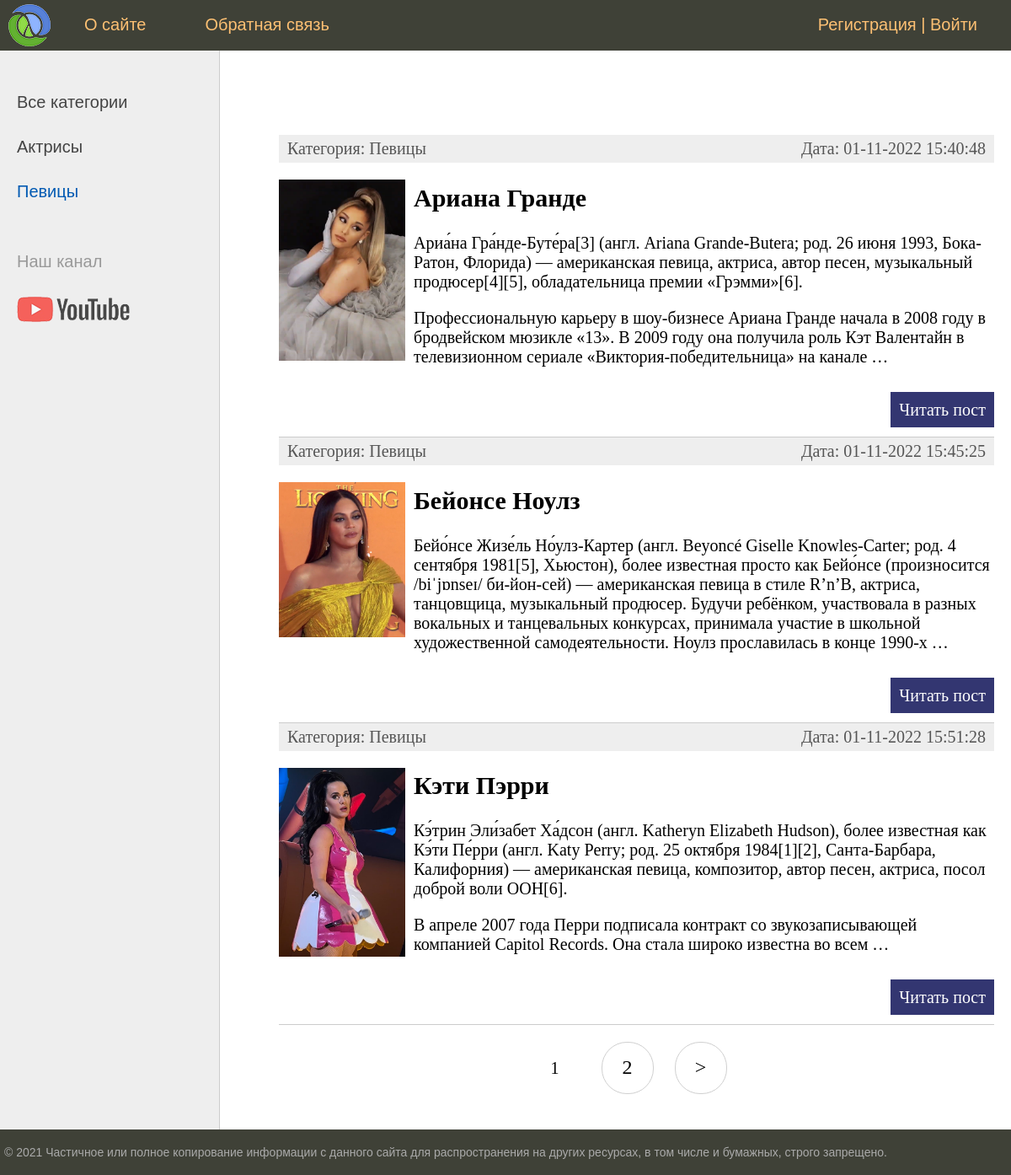
/category/pevicy, run on the app's committed database.
### women/models.py (models this page shows, shortened)
class Category(models.Model):
    name = models.CharField(max_length=20, db_index=True, verbose_name='Категория')
    slug = models.SlugField(max_length=255, unique=True, db_index=True, verbose_name='URL')
    def __str__(self):
        return self.name
    def get_absolute_url(self):
        return reverse('category', kwargs={'cat_slug': self.slug})
    class Meta:
        verbose_name = 'Категории'
        verbose_name_plural = 'Категории'
        ordering = ['id']

class Women(models.Model):
    title = models.CharField(max_length=255, verbose_name='Заголовок')
    slug = models.SlugField(max_length=255, unique=True, db_index=True, verbose_name='URL')
    content = models.TextField(blank=True, verbose_name='Текст статьи')
    photo = models.ImageField(upload_to="photos/%Y/%m/d%", verbose_name='Фото')
    time_create = models.DateTimeField(auto_now_add=True, verbose_name='Время создания')
    time_update = models.DateTimeField(auto_now=True, verbose_name='Время изменения')
    is_published = models.BooleanField(default=True, verbose_name='Опубликовано')
    cat = models.ForeignKey('Category', on_delete=models.PROTECT, verbose_name='Категория')
    def get_absolute_url(self):
        return reverse('post', kwargs={'post_slug': self.slug})
    class Meta:
        verbose_name = 'Известные женщины'
        verbose_name_plural = 'Известные женщины'
        ordering = ['id']

### women/views.py (the view)
# urls.py: path('category/<slug:cat_slug>', WomenCategory.as_view(), name='category'),
class WomenCategory(DataMixin, ListView):
    model = Women
    template_name = 'women/index.html'
    context_object_name = 'posts'
    allow_empty = False
    def get_queryset(self):
        return Women.objects.filter(cat__slug=self.kwargs['cat_slug'], is_published=True)
    def get_context_data(self, *, object_list=None, **kwargs):
        context = super().get_context_data(**kwargs)
        c_def = self.get_user_context(title='Категория - ' + str(context['posts'][0].cat),
                                      cat_selected=context['posts'][0].cat_id)
        return dict(list(context.items()) + list(c_def.items()))

### women/utils.py (called while the page is built)
    def get_user_context(self, **kwargs):
        context = kwargs
        cats = Category.objects.annotate(Count('women'))
        user_menu = menu.copy()
        if not self.request.user.is_authenticated:
            user_menu.pop(1)
        context['menu'] = user_menu
        context['cats'] = cats
        if 'cat_selected' not in context:
            context['cat_selected'] = 0
        return context

### women/templates/women/index.html (shortened to what this page needs)
{% extends 'women/base.html' %}
{% block content %}
<ul class="list-articles">
    {% for p in posts%}
        <li><div class="article-panel">
            <p class="first">Категория: {{p.cat}}</p>
            <p class="last">Дата: {{p.time_update|date:"d-m-Y H:i:s"}}</p>
        </div>
        {% if p.photo %}
            <p><img class="img-article-left thumb" src="{{p.photo.url}}"></p>
        {% endif %}
            <h2>{{p.title}}</h2>
            <p>{{p.content|linebreaks|truncatewords:50}}</p>
            <p class="link-read-post"><a href="{{p.get_absolute_url}}">Читать пост</a></p>
        </li>
    {% endfor %}
</ul>
{% endblock %}

### women/templates/women/base.html (shortened to what this page needs)
{% load static %}
{% load women_tags %}
<!DOCTYPE html>
<html>
<head>
	<link type="text/css" href="{% static 'women/css/styles.css' %}" rel="stylesheet" />
</head>
<body>
<table class="table-page" border=0 cellpadding="0" cellspacing="0">
<tr><td valign=top>
{% block mainmenu %}
		<div class="header">
			<ul id="mainmenu" class="mainmenu">
			<li class="logo"><a href="{% url 'home' %}"><div class="logo"></div></a></li>
{% for m in menu %}
			<li><a href="{% url m.url_name %}">{{m.title}}</a></li>
{% endfor %}
				{% if request.user.is_authenticated %}
				<li class="last">{{user.username}} | <a href="{% url 'logout' %}">Выйти</a></li>
				{% else %}
				<li class="last"><a href="{% url 'register' %}">Регистрация</a> | <a href="{% url 'login' %}">Войти</a></li>
				{% endif %}
			</ul>
		</div>
{% endblock mainmenu %}
<table class="table-content" border=0 cellpadding="0" cellspacing="0">
<tr>
	<td valign="top" class="left-chapters">
	<ul id="leftchapters">
{% if cat_selected == 0 %}
		<li class="selected">Все категории</li>
{% else %}
		<li><a href="{% url 'home' %}">Все категории</a></li>
{% endif %}
{% for c in cats %}
{% if c.women__count > 0 %}
	{% if c.pk == cat_selected %}
		<li class="selected">{{c.name}}</li>
	{% else %}
		<li><a href="{{ c.get_absolute_url }}">{{c.name}}</a></li>
	{% endif %}
{% endif %}
{% endfor %}
		<li class="share">
		<p>Наш канал</p>
		<a class="share-yt" href="https://www.youtube.com/channel/UClJzWfGWuGJL2t-3dYKcHTA/playlists" target="_blank" rel="nofollow"></a>
		</li>
	</ul>
</td>
<td valign="top" class="content">
	<div class="content-text">
{% block content %}
{% endblock %}
{% if page_obj.has_other_pages %}
<nav class="list-pages">
	<ul>
		{% for p in page_obj.paginator.page_range %}
		{% if page_obj.number == p %}
		<li class="page-num page-num-selected">{{ p }}</li>
		{% elif p >= page_obj.number|add:-2 and p <= page_obj.number|add:2 %}
		<li class="page-num">
			<a href="?page={{ p }}">{{ p }}</a>
		</li>
		{% endif %}
		{% endfor %}
{% if page_obj.has_next %}
<li class="page-num">
	<a href="?page={{ page_obj.next_page_number }}">&gt;</a>
</li>
{% endif %}
	</ul>
</nav>
{% endif %}
	</div>
</td></tr></table>
</td></tr>
<tr><td valign=top>
	<div id="footer">
		<p>&copy; 2021 Частичное или полное копирование информации с данного сайта для распространения на других ресурсах, в том числе и бумажных, строго запрещено.</p>
	</div>
</td></tr></table>
</body>
</html>

### women/static/women/css/styles.css (style rules this page uses)
html, body { font-family: 'Arial'; margin: 0; padding: 0; height: 100%; width: 100%; color: #444; }
a { color: #0059b2; text-decoration: none; }
img { max-width: 600px; height: auto; }
img.img-article-left { max-width: 300px; height: auto; float: left; padding: 0 10px 10px 0; }
img.img-article-left.thumb { max-width: 150px; height: auto; }
p.link-read-post { text-align: right; }
p.link-read-post a { padding: 10px; min-width: 100px; background: #333671; color: #fff; text-decoration: none; }
div.article-panel { background: #eee; padding: 5px 10px 5px 10px; box-sizing: border-box; overflow: hidden; color: #555; }
div.article-panel p.first { margin: 0; float: left; }
div.article-panel p.last { margin: 0; float: right; }
ul.list-articles { list-style: none; margin: 0; padding: 0; }
ul.list-articles li { border-bottom: 1px solid #ccc; }
.table-page { width: 100%; height: 100%; vertical-align: top; }
.table-page tr { height: 100%; }
.header { background: #3F4137; height: 60px; }
.logo { background: url('../images/logo.png') no-repeat 10px 5px; width: 70px; height: 60px; }
ul.mainmenu { list-style: none; margin: 0; padding: 0; height: 60px; color: #fdc073; font-size: 20px; overflow: hidden; }
ul.mainmenu li { float: left; margin: 18px 40px 0 30px; }
ul.mainmenu li.logo { margin: 0; }
ul.mainmenu li.last { float: right; }
ul.mainmenu li a { color: #fdc073; text-decoration: none; }
.table-content { width: 100%; min-height: 100%; height: 100%; }
.left-chapters { margin: 0; background: #eee; border-right: 1px solid #ccc; min-height: 100%; }
.left-chapters ul { width: 230px; min-height: 100%; margin: 0; padding: 20px 10px 10px 20px; list-style: none; font-size: 20px; }
.left-chapters ul li { margin: 30px 0 0 0; color: #999; }
.left-chapters ul li.selected { color: #0059b2; }
.left-chapters ul li a { color: #444; text-decoration: none; }
.left-chapters ul li.share { margin: 60px 0 0 0; }
.left-chapters ul li.share p { margin: 30px 0 30px 0; }
.left-chapters ul li.share a { display: inline-block; width: 40px; height: 40px; margin: 0 20px 0 0; }
.left-chapters ul li.share a.share-yt { width: 100%; height: 30px; background: url('../images/share_yt.png') no-repeat 0 0 }
.content { padding: 40px 20px 20px 40px; width: 100%; box-sizing: border-box; }
.content-text { margin: 60px 0 0 30px; color: #000; font-size: 20px; font-family: Yandex Sans Display Light; }
#footer { box-sizing: border-box; background: #3F4137; padding: 5px; color: #aaa; font-size: 14px; font-family: Verdana, Geneva, Arial, Helvetica; text-align: left; overflow: hidden; }
.list-pages { text-align: center; margin: 0 0 20px 0; }
.list-pages ul { margin: 20px 0 0 0; padding: 0; list-style: none; }
.list-pages ul li { display: inline-block; margin: 0 20px 0 0; }
.list-pages a { color: #000; font-size: 24px; text-decoration: none; }
.list-pages .page-num, .page-num-selected { display: inline-block; width: 60px; height: 44px; padding: 16px 0 0 0; border: 1px solid #d0d0d0; border-radius: 30px; }
.list-pages .page-num-selected { border: none; color: #000; font-size: 20px; }

### data on the page
Category: name "Актрисы"
Category: name "Певицы"
Women: cat "Певицы", time_update "01-11-2022 15:40:48", photo (picture), title "Ариана Гранде", content "Ариа́на Гра́нде-Буте́ра[3] (англ. Ariana Grande-Butera; род. 26 июня 1993, Бока-Ратон, Флорида) — американская певица, актриса, автор песен, музыкальный продюсер[4][5], обладательница премии «Грэмми»[6]. Профессиональную карьеру в шоу-бизнесе Ариана Гранде начала в 2008 году в бродвейском мюзикле «13». В 2009 году она получила роль Кэт Валентайн в телевизионном сериале «Виктория-победительница» на канале …"
Women: cat "Певицы", time_update "01-11-2022 15:45:25", photo (picture), title "Бейонсе Ноулз", content "Бейо́нсе Жизе́ль Но́улз-Картер (англ. Beyoncé Giselle Knowles-Carter; род. 4 сентября 1981[5], Хьюстон), более известная просто как Бейо́нсе (произносится /biˈjɒnseɪ/ би-йон-сей) — американская певица в стиле R’n’B, актриса, танцовщица, музыкальный продюсер. Будучи ребёнком, участвовала в разных вокальных и танцевальных конкурсах, принимала участие в школьной художественной самодеятельности. Ноулз прославилась в конце 1990-х …"
Women: cat "Певицы", time_update "01-11-2022 15:51:28", photo (picture), title "Кэти Пэрри", content "Кэ́трин Эли́забет Ха́дсон (англ. Katheryn Elizabeth Hudson), более известная как Кэ́ти Пе́рри (англ. Katy Perry; род. 25 октября 1984[1][2], Санта-Барбара, Калифорния) — американская певица, композитор, автор песен, актриса, посол доброй воли ООН[6]. В апреле 2007 года Перри подписала контракт со звукозаписывающей компанией Capitol Records. Она стала широко известна во всем …"

### other printed values
{{ m.title }} "О сайте" "Обратная связь"
{{ p }} "1"
{{ p }} "2"
